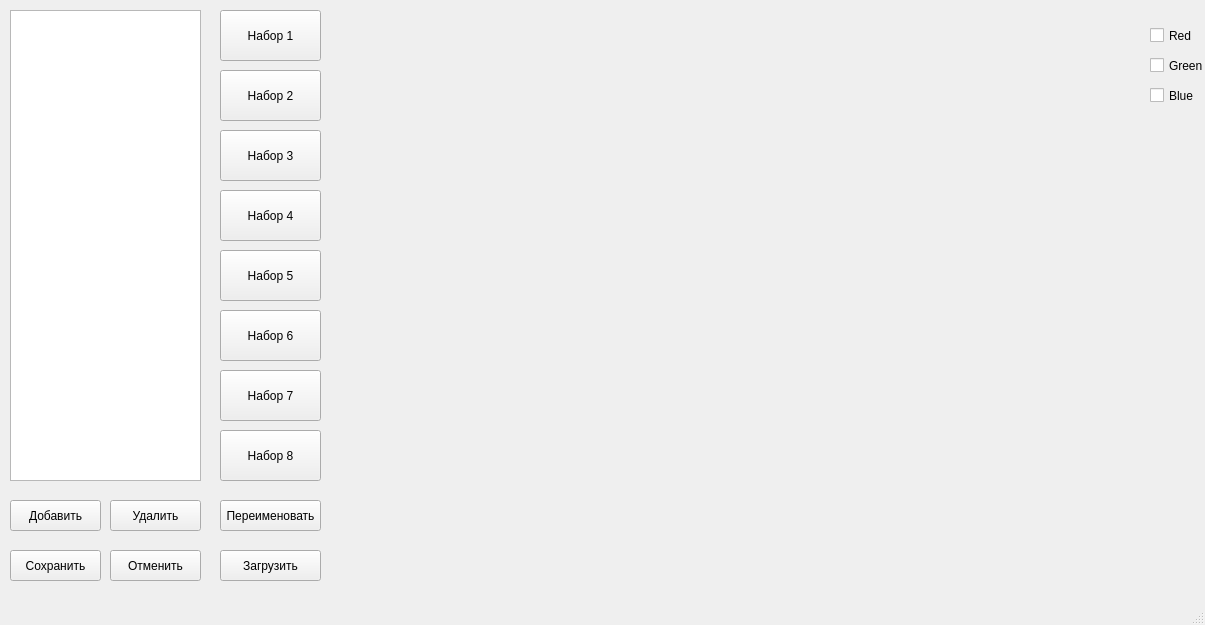
<?xml version="1.0" encoding="UTF-8"?>
<ui version="4.0">
 <class>MainWindow</class>
 <widget class="QMainWindow" name="MainWindow">
  <property name="geometry">
   <rect>
    <x>0</x>
    <y>0</y>
    <width>1205</width>
    <height>625</height>
   </rect>
  </property>
  <property name="windowTitle">
   <string>MainWindow</string>
  </property>
  <widget class="QWidget" name="centralwidget">
   <widget class="QPushButton" name="saveButton">
    <property name="geometry">
     <rect>
      <x>10</x>
      <y>550</y>
      <width>91</width>
      <height>31</height>
     </rect>
    </property>
    <property name="text">
     <string>Сохранить</string>
    </property>
   </widget>
   <widget class="QCustomPlot" name="widget" native="true">
    <property name="geometry">
     <rect>
      <x>340</x>
      <y>10</y>
      <width>801</width>
      <height>471</height>
     </rect>
    </property>
   </widget>
   <widget class="QTableView" name="tableView">
    <property name="geometry">
     <rect>
      <x>10</x>
      <y>10</y>
      <width>191</width>
      <height>471</height>
     </rect>
    </property>
   </widget>
   <widget class="QPushButton" name="pushButton_1">
    <property name="geometry">
     <rect>
      <x>220</x>
      <y>10</y>
      <width>101</width>
      <height>51</height>
     </rect>
    </property>
    <property name="text">
     <string>Набор 1</string>
    </property>
   </widget>
   <widget class="QPushButton" name="pushButton_2">
    <property name="geometry">
     <rect>
      <x>220</x>
      <y>70</y>
      <width>101</width>
      <height>51</height>
     </rect>
    </property>
    <property name="text">
     <string>Набор 2</string>
    </property>
   </widget>
   <widget class="QPushButton" name="pushButton_3">
    <property name="geometry">
     <rect>
      <x>220</x>
      <y>130</y>
      <width>101</width>
      <height>51</height>
     </rect>
    </property>
    <property name="text">
     <string>Набор 3</string>
    </property>
   </widget>
   <widget class="QPushButton" name="pushButton_4">
    <property name="geometry">
     <rect>
      <x>220</x>
      <y>190</y>
      <width>101</width>
      <height>51</height>
     </rect>
    </property>
    <property name="text">
     <string>Набор 4</string>
    </property>
   </widget>
   <widget class="QPushButton" name="pushButton_5">
    <property name="geometry">
     <rect>
      <x>220</x>
      <y>250</y>
      <width>101</width>
      <height>51</height>
     </rect>
    </property>
    <property name="text">
     <string>Набор 5</string>
    </property>
   </widget>
   <widget class="QPushButton" name="pushButton_6">
    <property name="geometry">
     <rect>
      <x>220</x>
      <y>310</y>
      <width>101</width>
      <height>51</height>
     </rect>
    </property>
    <property name="text">
     <string>Набор 6</string>
    </property>
   </widget>
   <widget class="QPushButton" name="pushButton_7">
    <property name="geometry">
     <rect>
      <x>220</x>
      <y>370</y>
      <width>101</width>
      <height>51</height>
     </rect>
    </property>
    <property name="text">
     <string>Набор 7</string>
    </property>
   </widget>
   <widget class="QPushButton" name="pushButton_8">
    <property name="geometry">
     <rect>
      <x>220</x>
      <y>430</y>
      <width>101</width>
      <height>51</height>
     </rect>
    </property>
    <property name="text">
     <string>Набор 8</string>
    </property>
   </widget>
   <widget class="QPushButton" name="loadButton">
    <property name="geometry">
     <rect>
      <x>220</x>
      <y>550</y>
      <width>101</width>
      <height>31</height>
     </rect>
    </property>
    <property name="text">
     <string>Загрузить</string>
    </property>
   </widget>
   <widget class="QPushButton" name="addButton">
    <property name="geometry">
     <rect>
      <x>10</x>
      <y>500</y>
      <width>91</width>
      <height>31</height>
     </rect>
    </property>
    <property name="text">
     <string>Добавить</string>
    </property>
   </widget>
   <widget class="QPushButton" name="revertButton">
    <property name="geometry">
     <rect>
      <x>110</x>
      <y>550</y>
      <width>91</width>
      <height>31</height>
     </rect>
    </property>
    <property name="text">
     <string>Отменить</string>
    </property>
   </widget>
   <widget class="QPushButton" name="deleteButton">
    <property name="geometry">
     <rect>
      <x>110</x>
      <y>500</y>
      <width>91</width>
      <height>31</height>
     </rect>
    </property>
    <property name="text">
     <string>Удалить</string>
    </property>
   </widget>
   <widget class="QCheckBox" name="r_checkBox">
    <property name="geometry">
     <rect>
      <x>1150</x>
      <y>20</y>
      <width>71</width>
      <height>31</height>
     </rect>
    </property>
    <property name="text">
     <string>Red</string>
    </property>
   </widget>
   <widget class="QCheckBox" name="g_checkBox">
    <property name="geometry">
     <rect>
      <x>1150</x>
      <y>50</y>
      <width>72</width>
      <height>31</height>
     </rect>
    </property>
    <property name="text">
     <string>Green</string>
    </property>
   </widget>
   <widget class="QCheckBox" name="b_checkBox">
    <property name="geometry">
     <rect>
      <x>1150</x>
      <y>80</y>
      <width>71</width>
      <height>31</height>
     </rect>
    </property>
    <property name="text">
     <string>Blue</string>
    </property>
   </widget>
   <widget class="QPushButton" name="renameButton">
    <property name="geometry">
     <rect>
      <x>220</x>
      <y>500</y>
      <width>101</width>
      <height>31</height>
     </rect>
    </property>
    <property name="text">
     <string>Переименовать</string>
    </property>
   </widget>
  </widget>
  <widget class="QMenuBar" name="menubar">
   <property name="geometry">
    <rect>
     <x>0</x>
     <y>0</y>
     <width>1205</width>
     <height>20</height>
    </rect>
   </property>
  </widget>
  <widget class="QStatusBar" name="statusbar"/>
 </widget>
 <customwidgets>
  <customwidget>
   <class>QCustomPlot</class>
   <extends>QWidget</extends>
   <header>qcustomplot.h</header>
   <container>1</container>
  </customwidget>
 </customwidgets>
 <resources/>
 <connections/>
</ui>
